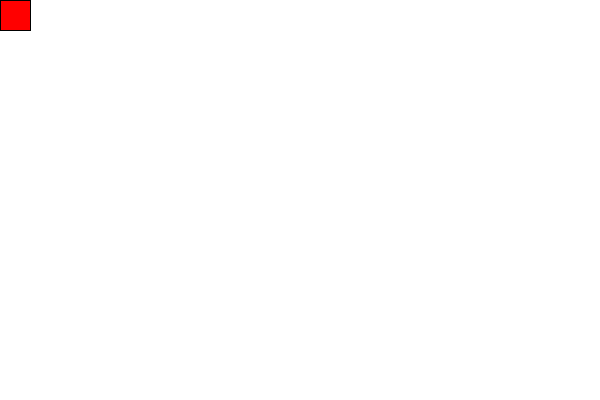
Frame 1 (no input)
Frame 60 (the mouse pressed at the canvas centre just before this capture): identical to frame 1, image omitted
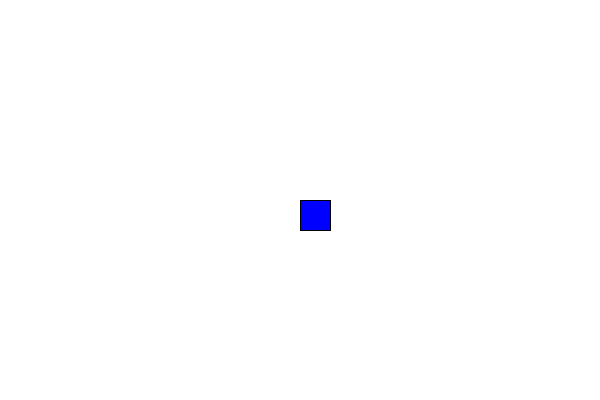
Frame 120 (the mouse held since frame 60 and released just before this capture)

The Processing sketch that drew these frames (run headless with seeded random() and noise(); from frame 60 on, the mouse is pressed at the canvas centre):

// Processing sketch: processing_151113
// ── processing_151113.pde

void setup(){
size(600,400);
}
void draw(){
background(255);
fill(0,0,255);
if(mouseX<49){
  fill(255,0,0);
  }
if(mouseX>width-50){
fill(255,0,0);
}

rect(mouseX,mouseY,30,30);

}
